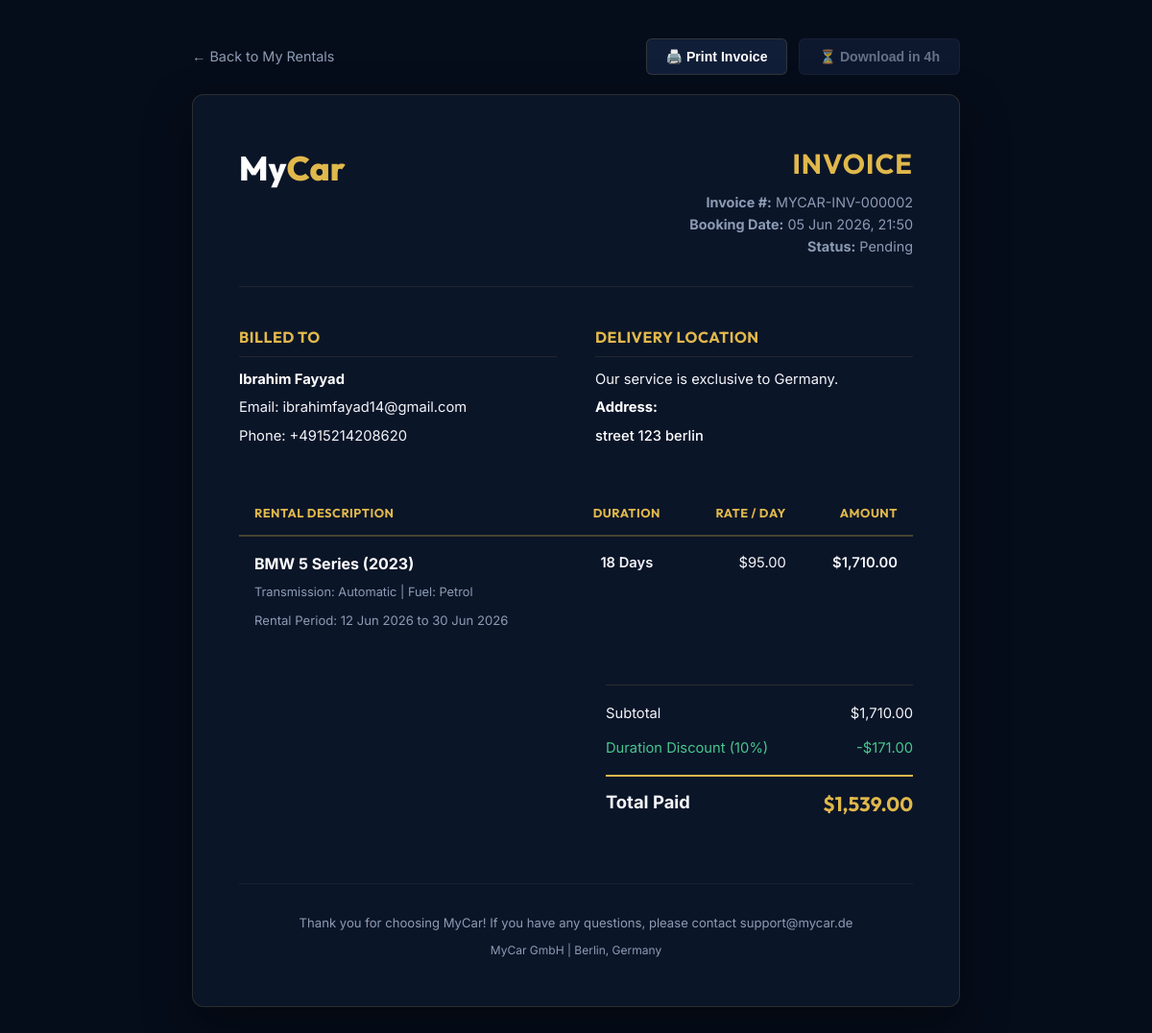
Screenshot of /invoice.php?id=2 (signed in) with the database file from the repository.
### tables this page shows
CREATE TABLE IF NOT EXISTS `rentals` (
  `id` int NOT NULL AUTO_INCREMENT,
  `user_id` int NOT NULL,
  `car_id` int NOT NULL,
  `start_date` date NOT NULL,
  `end_date` date NOT NULL,
  `total_days` int NOT NULL,
  `price_per_day` decimal(10,2) NOT NULL,
  `duration_discount` decimal(5,2) DEFAULT '0.00',
  `coupon_discount` decimal(5,2) DEFAULT '0.00',
  `coupon_code` varchar(50) DEFAULT NULL,
  `total_price` decimal(10,2) NOT NULL,
  `delivery_address` text,
  `status` enum('pending','active','completed','cancelled') DEFAULT 'pending',
  `created_at` timestamp NULL DEFAULT CURRENT_TIMESTAMP,
  PRIMARY KEY (`id`),
  KEY `user_id` (`user_id`),
  KEY `car_id` (`car_id`)
);

CREATE TABLE IF NOT EXISTS `users` (
  `id` int NOT NULL AUTO_INCREMENT,
  `full_name` varchar(100) NOT NULL,
  `email` varchar(150) NOT NULL,
  `password` varchar(255) NOT NULL,
  `phone` varchar(20) DEFAULT NULL,
  `address` text,
  `avatar` varchar(255) DEFAULT 'default.png',
  `total_rents` int DEFAULT '0',
  `created_at` timestamp NULL DEFAULT CURRENT_TIMESTAMP,
  PRIMARY KEY (`id`),
  UNIQUE KEY `email` (`email`)
);

CREATE TABLE IF NOT EXISTS `cars` (
  `id` int NOT NULL AUTO_INCREMENT,
  `brand` varchar(100) NOT NULL,
  `model` varchar(100) NOT NULL,
  `year` year NOT NULL,
  `photo` varchar(255) DEFAULT 'car_default.jpg',
  `price_per_day` decimal(10,2) NOT NULL,
  `seats` int DEFAULT '5',
  `fuel_type` varchar(50) DEFAULT 'Petrol',
  `transmission` varchar(50) DEFAULT 'Automatic',
  `description` text,
  `is_available` tinyint(1) DEFAULT '1',
  `created_at` timestamp NULL DEFAULT CURRENT_TIMESTAMP,
  PRIMARY KEY (`id`)
);

### config.php (called while the page is built, shortened)
<?php
function currentUserId() {
    return $_SESSION['user_id'] ?? null;
}
?>

### invoice.php (the view, shortened to what this page needs)
<?php
require_once 'config.php';
$userId = currentUserId();
$rentalId = isset($_GET['id']) ? (int)$_GET['id'] : 0;
$query = "SELECT r.*, c.brand, c.model, c.year, c.fuel_type, c.transmission, u.full_name, u.email, u.phone
          FROM rentals r
          JOIN cars c ON r.car_id = c.id
          JOIN users u ON r.user_id = u.id
          WHERE r.id = $rentalId AND r.user_id = $userId
          LIMIT 1";
$result = mysqli_query($conn, $query);
$rent = mysqli_fetch_assoc($result);
$createdTime = strtotime($rent['created_at']);
$timeDiff = time() - $createdTime;
$canDownload = ($timeDiff >= 86400);
$isDownload = isset($_GET['download']) && $_GET['download'] == 1;
function formatPrice($val) {
    return '$' . number_format($val, 2);
}
?>
<!DOCTYPE html>
<html lang="en">
<head>
</head>
<body>
<div class="invoice-container">
  <?php if (!$isDownload): ?>
  <div class="actions-bar">
    <a href="old_rent.php" class="btn-back">← Back to My Rentals</a>
    <div class="actions-buttons">
      <button onclick="window.print()" class="btn-action btn-print">🖨️ Print Invoice</button>
      <?php if ($canDownload): ?>
        <a href="invoice.php?id=<?= $rent['id'] ?>&download=1" class="btn-action btn-download-action">📥 Download Invoice</a>
      <?php else:
        $timeLeft = 86400 - $timeDiff;
        $hoursLeft = ceil($timeLeft / 3600);
      ?>
        <button class="btn-action btn-download-disabled" title="Available to download 24 hours after booking">
          ⏳ Download in <?= $hoursLeft ?>h
        </button>
      <?php endif; ?>
    </div>
  </div>
  <?php endif; ?>
  <div class="invoice-card">
    <div class="invoice-header">
      <div class="logo-brand">My<span>Car</span></div>
      <div class="invoice-meta">
        <h1>Invoice</h1>
        <p><strong>Invoice #:</strong> MYCAR-INV-<?= str_pad($rent['id'], 6, '0', STR_PAD_LEFT) ?></p>
        <p><strong>Booking Date:</strong> <?= date('d M Y, H:i', strtotime($rent['created_at'])) ?></p>
        <p><strong>Status:</strong> <?= ucfirst($rent['status']) ?></p>
      </div>
    </div>
    <div class="invoice-details-grid">
      <div class="details-block">
        <h3>Billed To</h3>
        <p><strong><?= htmlspecialchars($rent['full_name']) ?></strong></p>
        <p>Email: <?= htmlspecialchars($rent['email']) ?></p>
        <?php if ($rent['phone']): ?>
          <p>Phone: <?= htmlspecialchars($rent['phone']) ?></p>
        <?php endif; ?>
      </div>
      <div class="details-block">
        <h3>Delivery Location</h3>
        <p>Our service is exclusive to Germany.</p>
        <p><strong>Address:</strong></p>
        <p style="white-space: pre-line; color: var(--white); font-weight: 500;"><?= htmlspecialchars($rent['delivery_address']) ?></p>
      </div>
    </div>
    <table class="invoice-table">
      <thead>
        <tr>
          <th>Rental Description</th>
          <th style="text-align: center;">Duration</th>
          <th style="text-align: right;">Rate / Day</th>
          <th style="text-align: right;">Amount</th>
        </tr>
      </thead>
      <tbody>
        <tr>
          <td class="item-desc">
            <strong><?= htmlspecialchars($rent['brand'] . ' ' . $rent['model']) ?> (<?= $rent['year'] ?>)</strong>
            <span>Transmission: <?= htmlspecialchars($rent['transmission']) ?> | Fuel: <?= htmlspecialchars($rent['fuel_type']) ?></span>
            <div style="margin-top: 8px; font-size: 0.82rem; color: var(--muted);">
              Rental Period: <?= date('d M Y', strtotime($rent['start_date'])) ?> to <?= date('d M Y', strtotime($rent['end_date'])) ?>
            </div>
          </td>
          <td style="text-align: center; font-weight: 600;"><?= $rent['total_days'] ?> Day<?= $rent['total_days'] != 1 ? 's' : '' ?></td>
          <td style="text-align: right;"><?= formatPrice($rent['price_per_day']) ?></td>
          <td style="text-align: right; font-weight: 600;"><?= formatPrice($rent['price_per_day'] * $rent['total_days']) ?></td>
        </tr>
      </tbody>
    </table>
    <div class="invoice-summary">
      <div class="summary-box">
        <div class="summary-line">
          <span>Subtotal</span>
          <span><?= formatPrice($rent['price_per_day'] * $rent['total_days']) ?></span>
        </div>
        <?php if ($rent['duration_discount'] > 0):
          $base = $rent['price_per_day'] * $rent['total_days'];
          $durAmount = $base * ($rent['duration_discount'] / 100);
        ?>
          <div class="summary-line discount">
            <span>Duration Discount (<?= (float)$rent['duration_discount'] ?>%)</span>
            <span>-<?= formatPrice($durAmount) ?></span>
          </div>
        <?php endif; ?>
        <div class="summary-line total">
          <span>Total Paid</span>
          <span class="val"><?= formatPrice($rent['total_price']) ?></span>
        </div>
      </div>
    </div>
    <div class="invoice-footer">
      <p>Thank you for choosing MyCar! If you have any questions, please contact support@mycar.de</p>
      <p style="margin-top: 8px; font-size: 0.75rem; color: var(--muted);">MyCar GmbH | Berlin, Germany</p>
    </div>
  </div>
</div>
</body>
</html>

### invoice.php (style rules this page uses)
:root { --navy-bg: #060d1a; --navy-card: #0b1528; --navy-3: #111e38; --gold: #e0b84b; --gold-light: #f0d080; --white: #ffffff; --off-white: #f3f5f9; --muted: #8c9bb4; --border: rgba(224, 184, 75, 0.15); --radius: 12px; --font-body: 'Inter', sans-serif; --font-head: 'Outfit', sans-serif; }
* { box-sizing: border-box; margin: 0; padding: 0; }
body { background-color: var(--navy-bg); color: var(--off-white); font-family: var(--font-body); line-height: 1.6; padding: 40px 20px; display: flex; justify-content: center; align-items: center; min-height: 100vh; }
.invoice-container { width: 100%; max-width: 800px; }
.actions-bar { display: flex; justify-content: space-between; align-items: center; margin-bottom: 20px; }
.btn-back { color: var(--muted); text-decoration: none; font-size: 0.9rem; transition: color 0.2s; }
.actions-buttons { display: flex; gap: 12px; }
.btn-action { padding: 10px 20px; border-radius: 6px; font-weight: 600; font-size: 0.88rem; cursor: pointer; border: none; transition: all 0.2s; text-decoration: none; display: inline-flex; align-items: center; gap: 6px; }
.btn-print { background: var(--navy-3); color: var(--white); border: 1px solid var(--border); }
.btn-download-disabled { background: var(--navy-3); color: var(--muted); border: 1px solid rgba(255, 255, 255, 0.05); cursor: not-allowed; opacity: 0.7; }
.invoice-card { background: var(--navy-card); border: 1px solid var(--border); border-radius: var(--radius); padding: 48px; box-shadow: 0 20px 50px rgba(0, 0, 0, 0.4); position: relative; }
.invoice-header { display: flex; justify-content: space-between; align-items: flex-start; margin-bottom: 40px; padding-bottom: 30px; border-bottom: 1px solid rgba(224, 184, 75, 0.1); }
.logo-brand { font-family: var(--font-head); font-size: 2.2rem; font-weight: 800; color: var(--white); }
.logo-brand span { color: var(--gold); }
.invoice-meta { text-align: right; }
.invoice-meta h1 { font-family: var(--font-head); font-size: 1.8rem; color: var(--gold); text-transform: uppercase; letter-spacing: 1px; margin-bottom: 6px; }
.invoice-meta p { font-size: 0.9rem; color: var(--muted); }
.invoice-details-grid { display: grid; grid-template-columns: 1fr 1fr; gap: 40px; margin-bottom: 40px; }
.details-block h3 { font-family: var(--font-head); font-size: 1rem; color: var(--gold); text-transform: uppercase; letter-spacing: 0.5px; margin-bottom: 12px; border-bottom: 1px solid rgba(224, 184, 75, 0.1); padding-bottom: 6px; }
.details-block p { font-size: 0.92rem; margin-bottom: 6px; }
.details-block strong { color: var(--white); }
.invoice-table { width: 100%; border-collapse: collapse; margin-bottom: 40px; }
.invoice-table th { font-family: var(--font-head); text-transform: uppercase; font-size: 0.8rem; letter-spacing: 0.5px; color: var(--gold); text-align: left; padding: 12px 16px; border-bottom: 2px solid rgba(224, 184, 75, 0.15); }
.invoice-table td { padding: 16px; font-size: 0.92rem; border-bottom: 1px solid rgba(255, 255, 255, 0.05); vertical-align: top; }
.invoice-table tr:last-child td { border-bottom: none; }
.item-desc strong { color: var(--white); display: block; font-size: 1rem; margin-bottom: 4px; }
.item-desc span { color: var(--muted); font-size: 0.8rem; }
.invoice-summary { display: flex; justify-content: flex-end; margin-top: 20px; }
.summary-box { width: 100%; max-width: 320px; border-top: 1px solid rgba(224, 184, 75, 0.15); padding-top: 12px; }
.summary-line { display: flex; justify-content: space-between; padding: 6px 0; font-size: 0.92rem; }
.summary-line.discount { color: #48c78e; }
.summary-line.total { margin-top: 10px; padding-top: 12px; border-top: 2px solid var(--gold); font-size: 1.15rem; font-weight: 700; }
.summary-line.total .val { color: var(--gold); font-family: var(--font-head); font-size: 1.3rem; }
.invoice-footer { margin-top: 60px; text-align: center; border-top: 1px solid rgba(255,255,255,0.05); padding-top: 30px; color: var(--muted); font-size: 0.82rem; }

### rows the page displays
rentals: id "000002", created_at "05 Jun 2026, 21:50", status "Pending", user.full_name "Ibrahim Fayyad", user.email "ibrahimfayad14@gmail.com", user.phone "+4915214208620", delivery_address "street 123 berlin", car.model "BMW 5 Series", car.year "2023", car.transmission "Automatic", car.fuel_type "Petrol", start_date "12 Jun 2026", end_date "30 Jun 2026", total_days "18", price_per_day "$95.00", formatPrice($rent['price_per_day'] * $rent['total_days']) "$1,710.00", duration_discount "10", formatPrice($durAmount) "$171.00", total_price "$1,539.00"
